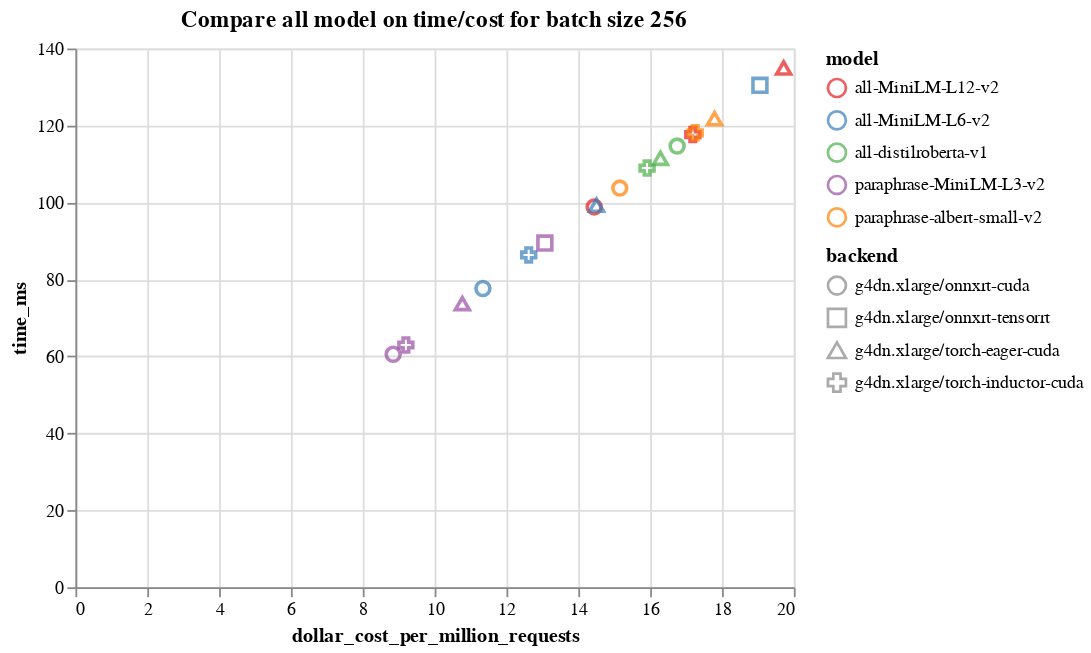

The notebook cell this image was saved under:
### Code cell
df_fast = df_256[df_256['dollar_cost_per_million_requests'] < 20]
df_fast = df_fast[df_fast['time_ms'] < 200]
alt.Chart(df_fast).mark_point(size=60).encode(
    x=alt.X('dollar_cost_per_million_requests', scale=alt.Scale(domain=[0, 20])),
    y='time_ms',
    color='model',
    shape='backend',
).properties(title='Compare all model on time/cost for batch size 256'
).configure_range(
    category={'scheme': 'set1'}
)

### Figure 1 — Vega-Lite specification as saved in the notebook (floating-point values rounded to 4 significant figures)
{"$schema": "https://vega.github.io/schema/vega-lite/v4.17.0.json", "config": {"range": {"category": {"scheme": "set1"}}, "view": {"continuousHeight": 300, "continuousWidth": 400}}, "data": {"name": "data-4754ddc4f2097985d5d711a3f6d7726f"}, "datasets": {"data-4754ddc4f2097985d5d711a3f6d7726f": [{"backend": "g4dn.xlarge/onnxrt-cuda", "batch_size": 256, "dollar_cost_per_million_requests": 14.44, "model": "all-MiniLM-L12-v2", "time_ms": 98.84}, {"backend": "g4dn.xlarge/torch-eager-cuda", "batch_size": 256, "dollar_cost_per_million_requests": 19.72, "model": "all-MiniLM-L12-v2", "time_ms": 134.9}, {"backend": "g4dn.xlarge/torch-inductor-cuda", "batch_size": 256, "dollar_cost_per_million_requests": 17.19, "model": "all-MiniLM-L12-v2", "time_ms": 117.6}, {"backend": "g4dn.xlarge/onnxrt-cuda", "batch_size": 256, "dollar_cost_per_million_requests": 11.34, "model": "all-MiniLM-L6-v2", "time_ms": 77.64}, {"backend": "g4dn.xlarge/onnxrt-tensorrt", "batch_size": 256, "dollar_cost_per_million_requests": 19.06, "model": "all-MiniLM-L6-v2", "time_ms": 130.4}, {"backend": "g4dn.xlarge/torch-eager-cuda", "batch_size": 256, "dollar_cost_per_million_requests": 14.5, "model": "all-MiniLM-L6-v2", "time_ms": 99.27}, {"backend": "g4dn.xlarge/torch-inductor-cuda", "batch_size": 256, "dollar_cost_per_million_requests": 12.62, "model": "all-MiniLM-L6-v2", "time_ms": 86.36}, {"backend": "g4dn.xlarge/onnxrt-cuda", "batch_size": 256, "dollar_cost_per_million_requests": 16.75, "model": "all-distilroberta-v1", "time_ms": 114.7}, {"backend": "g4dn.xlarge/torch-eager-cuda", "batch_size": 256, "dollar_cost_per_million_requests": 16.29, "model": "all-distilroberta-v1", "time_ms": 111.5}, {"backend": "g4dn.xlarge/torch-inductor-cuda", "batch_size": 256, "dollar_cost_per_million_requests": 15.91, "model": "all-distilroberta-v1", "time_ms": 108.9}, {"backend": "g4dn.xlarge/onnxrt-cuda", "batch_size": 256, "dollar_cost_per_million_requests": 15.15, "model": "paraphrase-albert-small-v2", "time_ms": 103.7}, {"backend": "g4dn.xlarge/torch-eager-cuda", "batch_size": 256, "dollar_cost_per_million_requests": 17.79, "model": "paraphrase-albert-small-v2", "time_ms": 121.8}, {"backend": "g4dn.xlarge/torch-inductor-cuda", "batch_size": 256, "dollar_cost_per_million_requests": 17.25, "model": "paraphrase-albert-small-v2", "time_ms": 118.1}, {"backend": "g4dn.xlarge/onnxrt-cuda", "batch_size": 256, "dollar_cost_per_million_requests": 8.846, "model": "paraphrase-MiniLM-L3-v2", "time_ms": 60.54}, {"backend": "g4dn.xlarge/onnxrt-tensorrt", "batch_size": 256, "dollar_cost_per_million_requests": 13.07, "model": "paraphrase-MiniLM-L3-v2", "time_ms": 89.45}, {"backend": "g4dn.xlarge/torch-eager-cuda", "batch_size": 256, "dollar_cost_per_million_requests": 10.77, "model": "paraphrase-MiniLM-L3-v2", "time_ms": 73.71}, {"backend": "g4dn.xlarge/torch-inductor-cuda", "batch_size": 256, "dollar_cost_per_million_requests": 9.199, "model": "paraphrase-MiniLM-L3-v2", "time_ms": 62.96}]}, "encoding": {"color": {"field": "model", "type": "nominal"}, "shape": {"field": "backend", "type": "nominal"}, "x": {"field": "dollar_cost_per_million_requests", "scale": {"domain": [0, 20]}, "type": "quantitative"}, "y": {"field": "time_ms", "type": "quantitative"}}, "mark": {"size": 60, "type": "point"}, "title": "Compare all model on time/cost for batch size 256"}
